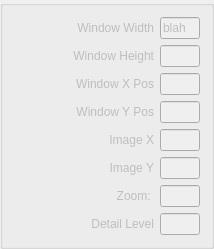
      <widget class="QGroupBox" name="groupBox_3">
       <property name="title">
        <string/>
       </property>
       <layout class="QVBoxLayout" name="verticalLayout_6">
        <item>
         <layout class="QHBoxLayout" name="horizontalLayout_5">
          <item>
           <spacer name="horizontalSpacer_3">
            <property name="orientation">
             <enum>Qt::Horizontal</enum>
            </property>
            <property name="sizeHint" stdset="0">
             <size>
              <width>40</width>
              <height>20</height>
             </size>
            </property>
           </spacer>
          </item>
          <item>
           <widget class="QLabel" name="windowWidthLabel">
            <property name="enabled">
             <bool>false</bool>
            </property>
            <property name="sizePolicy">
             <sizepolicy hsizetype="Fixed" vsizetype="Preferred">
              <horstretch>0</horstretch>
              <verstretch>0</verstretch>
             </sizepolicy>
            </property>
            <property name="minimumSize">
             <size>
              <width>100</width>
              <height>0</height>
             </size>
            </property>
            <property name="toolTip">
             <string>Width of the blockbuster movie window</string>
            </property>
            <property name="text">
             <string>Window Width</string>
            </property>
            <property name="alignment">
             <set>Qt::AlignRight|Qt::AlignTrailing|Qt::AlignVCenter</set>
            </property>
           </widget>
          </item>
          <item>
           <widget class="QLineEdit" name="windowWidthField">
            <property name="enabled">
             <bool>false</bool>
            </property>
            <property name="minimumSize">
             <size>
              <width>40</width>
              <height>0</height>
             </size>
            </property>
            <property name="maximumSize">
             <size>
              <width>40</width>
              <height>16777215</height>
             </size>
            </property>
            <property name="toolTip">
             <string>Width of the blockbuster movie window</string>
            </property>
            <property name="text">
             <string>blah</string>
            </property>
           </widget>
          </item>
         </layout>
        </item>
        <item>
         <layout class="QHBoxLayout" name="horizontalLayout_7">
          <item>
           <spacer name="horizontalSpacer_4">
            <property name="orientation">
             <enum>Qt::Horizontal</enum>
            </property>
            <property name="sizeHint" stdset="0">
             <size>
              <width>40</width>
              <height>20</height>
             </size>
            </property>
           </spacer>
          </item>
          <item>
           <widget class="QLabel" name="windowHeightLabel">
            <property name="enabled">
             <bool>false</bool>
            </property>
            <property name="sizePolicy">
             <sizepolicy hsizetype="Fixed" vsizetype="Preferred">
              <horstretch>0</horstretch>
              <verstretch>0</verstretch>
             </sizepolicy>
            </property>
            <property name="minimumSize">
             <size>
              <width>100</width>
              <height>0</height>
             </size>
            </property>
            <property name="toolTip">
             <string>Height of the blockbuster movie window</string>
            </property>
            <property name="text">
             <string>Window Height</string>
            </property>
            <property name="alignment">
             <set>Qt::AlignRight|Qt::AlignTrailing|Qt::AlignVCenter</set>
            </property>
           </widget>
          </item>
          <item>
           <widget class="QLineEdit" name="windowHeightField">
            <property name="enabled">
             <bool>false</bool>
            </property>
            <property name="minimumSize">
             <size>
              <width>40</width>
              <height>0</height>
             </size>
            </property>
            <property name="maximumSize">
             <size>
              <width>40</width>
              <height>16777215</height>
             </size>
            </property>
            <property name="toolTip">
             <string>Height of the blockbuster movie window</string>
            </property>
           </widget>
          </item>
         </layout>
        </item>
        <item>
         <layout class="QHBoxLayout" name="horizontalLayout_8">
          <item>
           <spacer name="horizontalSpacer_5">
            <property name="orientation">
             <enum>Qt::Horizontal</enum>
            </property>
            <property name="sizeHint" stdset="0">
             <size>
              <width>40</width>
              <height>20</height>
             </size>
            </property>
           </spacer>
          </item>
          <item>
           <widget class="QLabel" name="windowXPosLabel">
            <property name="enabled">
             <bool>false</bool>
            </property>
            <property name="sizePolicy">
             <sizepolicy hsizetype="Fixed" vsizetype="Preferred">
              <horstretch>0</horstretch>
              <verstretch>0</verstretch>
             </sizepolicy>
            </property>
            <property name="minimumSize">
             <size>
              <width>100</width>
              <height>0</height>
             </size>
            </property>
            <property name="toolTip">
             <string>Horizontal location of the blockbuster display window</string>
            </property>
            <property name="text">
             <string>Window X Pos</string>
            </property>
            <property name="alignment">
             <set>Qt::AlignRight|Qt::AlignTrailing|Qt::AlignVCenter</set>
            </property>
           </widget>
          </item>
          <item>
           <widget class="QLineEdit" name="windowXPosField">
            <property name="enabled">
             <bool>false</bool>
            </property>
            <property name="minimumSize">
             <size>
              <width>40</width>
              <height>0</height>
             </size>
            </property>
            <property name="maximumSize">
             <size>
              <width>40</width>
              <height>16777215</height>
             </size>
            </property>
            <property name="toolTip">
             <string>Horizontal location of the blockbuster display window</string>
            </property>
           </widget>
          </item>
         </layout>
        </item>
        <item>
         <layout class="QHBoxLayout" name="horizontalLayout_10">
          <item>
           <spacer name="horizontalSpacer_6">
            <property name="orientation">
             <enum>Qt::Horizontal</enum>
            </property>
            <property name="sizeHint" stdset="0">
             <size>
              <width>40</width>
              <height>20</height>
             </size>
            </property>
           </spacer>
          </item>
          <item>
           <widget class="QLabel" name="windowYPosLabel">
            <property name="enabled">
             <bool>false</bool>
            </property>
            <property name="sizePolicy">
             <sizepolicy hsizetype="Fixed" vsizetype="Preferred">
              <horstretch>0</horstretch>
              <verstretch>0</verstretch>
             </sizepolicy>
            </property>
            <property name="minimumSize">
             <size>
              <width>100</width>
              <height>0</height>
             </size>
            </property>
            <property name="toolTip">
             <string>Vertical location of the blockbuster display window</string>
            </property>
            <property name="text">
             <string>Window Y Pos</string>
            </property>
            <property name="alignment">
             <set>Qt::AlignRight|Qt::AlignTrailing|Qt::AlignVCenter</set>
            </property>
           </widget>
          </item>
          <item>
           <widget class="QLineEdit" name="windowYPosField">
            <property name="enabled">
             <bool>false</bool>
            </property>
            <property name="minimumSize">
             <size>
              <width>40</width>
              <height>0</height>
             </size>
            </property>
            <property name="maximumSize">
             <size>
              <width>40</width>
              <height>16777215</height>
             </size>
            </property>
            <property name="toolTip">
             <string>Vertical location of the blockbuster display window</string>
            </property>
           </widget>
          </item>
         </layout>
        </item>
        <item>
         <layout class="QHBoxLayout" name="horizontalLayout_13">
          <item>
           <spacer name="horizontalSpacer_7">
            <property name="orientation">
             <enum>Qt::Horizontal</enum>
            </property>
            <property name="sizeHint" stdset="0">
             <size>
              <width>40</width>
              <height>20</height>
             </size>
            </property>
           </spacer>
          </item>
          <item>
           <widget class="QLabel" name="imageXPosLabel">
            <property name="enabled">
             <bool>false</bool>
            </property>
            <property name="sizePolicy">
             <sizepolicy hsizetype="Fixed" vsizetype="Preferred">
              <horstretch>0</horstretch>
              <verstretch>0</verstretch>
             </sizepolicy>
            </property>
            <property name="minimumSize">
             <size>
              <width>80</width>
              <height>0</height>
             </size>
            </property>
            <property name="toolTip">
             <string>Horizontal location of the image inside of the blockbuster display window</string>
            </property>
            <property name="text">
             <string>Image X</string>
            </property>
            <property name="alignment">
             <set>Qt::AlignRight|Qt::AlignTrailing|Qt::AlignVCenter</set>
            </property>
           </widget>
          </item>
          <item>
           <widget class="QLineEdit" name="imageXPosField">
            <property name="enabled">
             <bool>false</bool>
            </property>
            <property name="minimumSize">
             <size>
              <width>40</width>
              <height>0</height>
             </size>
            </property>
            <property name="maximumSize">
             <size>
              <width>40</width>
              <height>16777215</height>
             </size>
            </property>
            <property name="toolTip">
             <string>Horizontal location of the image inside of the blockbuster display window</string>
            </property>
           </widget>
          </item>
         </layout>
        </item>
        <item>
         <layout class="QHBoxLayout" name="horizontalLayout_14">
          <item>
           <spacer name="horizontalSpacer_8">
            <property name="orientation">
             <enum>Qt::Horizontal</enum>
            </property>
            <property name="sizeHint" stdset="0">
             <size>
              <width>40</width>
              <height>20</height>
             </size>
            </property>
           </spacer>
          </item>
          <item>
           <widget class="QLabel" name="imageYPosLabel">
            <property name="enabled">
             <bool>false</bool>
            </property>
            <property name="sizePolicy">
             <sizepolicy hsizetype="Fixed" vsizetype="Preferred">
              <horstretch>0</horstretch>
              <verstretch>0</verstretch>
             </sizepolicy>
            </property>
            <property name="minimumSize">
             <size>
              <width>80</width>
              <height>0</height>
             </size>
            </property>
            <property name="toolTip">
             <string>Vertical location of the image inside of the blockbuster display window</string>
            </property>
            <property name="text">
             <string>Image Y</string>
            </property>
            <property name="alignment">
             <set>Qt::AlignRight|Qt::AlignTrailing|Qt::AlignVCenter</set>
            </property>
           </widget>
          </item>
          <item>
           <widget class="QLineEdit" name="imageYPosField">
            <property name="enabled">
             <bool>false</bool>
            </property>
            <property name="minimumSize">
             <size>
              <width>40</width>
              <height>0</height>
             </size>
            </property>
            <property name="maximumSize">
             <size>
              <width>40</width>
              <height>16777215</height>
             </size>
            </property>
            <property name="toolTip">
             <string>Vertical location of the image inside of the blockbuster display window</string>
            </property>
           </widget>
          </item>
         </layout>
        </item>
        <item>
         <layout class="QHBoxLayout" name="horizontalLayout_15">
          <item>
           <spacer name="horizontalSpacer_9">
            <property name="orientation">
             <enum>Qt::Horizontal</enum>
            </property>
            <property name="sizeHint" stdset="0">
             <size>
              <width>40</width>
              <height>20</height>
             </size>
            </property>
           </spacer>
          </item>
          <item>
           <widget class="QLabel" name="zoomLabel">
            <property name="enabled">
             <bool>false</bool>
            </property>
            <property name="sizePolicy">
             <sizepolicy hsizetype="Fixed" vsizetype="Preferred">
              <horstretch>0</horstretch>
              <verstretch>0</verstretch>
             </sizepolicy>
            </property>
            <property name="minimumSize">
             <size>
              <width>0</width>
              <height>0</height>
             </size>
            </property>
            <property name="toolTip">
             <string>Zoom fraction, or ratio of displayed size to movie size.  1.0 is actual size, </string>
            </property>
            <property name="text">
             <string>Zoom: </string>
            </property>
            <property name="alignment">
             <set>Qt::AlignRight|Qt::AlignTrailing|Qt::AlignVCenter</set>
            </property>
           </widget>
          </item>
          <item>
           <widget class="QLineEdit" name="zoomField">
            <property name="enabled">
             <bool>false</bool>
            </property>
            <property name="minimumSize">
             <size>
              <width>40</width>
              <height>0</height>
             </size>
            </property>
            <property name="maximumSize">
             <size>
              <width>40</width>
              <height>16777215</height>
             </size>
            </property>
            <property name="toolTip">
             <string>Zoom fraction, or ratio of displayed size to movie size.  1.0 is actual size, </string>
            </property>
           </widget>
          </item>
         </layout>
        </item>
        <item>
         <layout class="QHBoxLayout" name="horizontalLayout_21">
          <item>
           <spacer name="horizontalSpacer_10">
            <property name="orientation">
             <enum>Qt::Horizontal</enum>
            </property>
            <property name="sizeHint" stdset="0">
             <size>
              <width>40</width>
              <height>20</height>
             </size>
            </property>
           </spacer>
          </item>
          <item>
           <widget class="QLabel" name="LODLabel">
            <property name="enabled">
             <bool>false</bool>
            </property>
            <property name="sizePolicy">
             <sizepolicy hsizetype="Fixed" vsizetype="Preferred">
              <horstretch>0</horstretch>
              <verstretch>0</verstretch>
             </sizepolicy>
            </property>
            <property name="minimumSize">
             <size>
              <width>80</width>
              <height>0</height>
             </size>
            </property>
            <property name="text">
             <string>Detail Level</string>
            </property>
            <property name="alignment">
             <set>Qt::AlignRight|Qt::AlignTrailing|Qt::AlignVCenter</set>
            </property>
           </widget>
          </item>
          <item>
           <widget class="QLineEdit" name="LODField">
            <property name="enabled">
             <bool>false</bool>
            </property>
            <property name="minimumSize">
             <size>
              <width>40</width>
              <height>0</height>
             </size>
            </property>
            <property name="maximumSize">
             <size>
              <width>40</width>
              <height>16777215</height>
             </size>
            </property>
           </widget>
          </item>
         </layout>
        </item>
       </layout>
      </widget>
